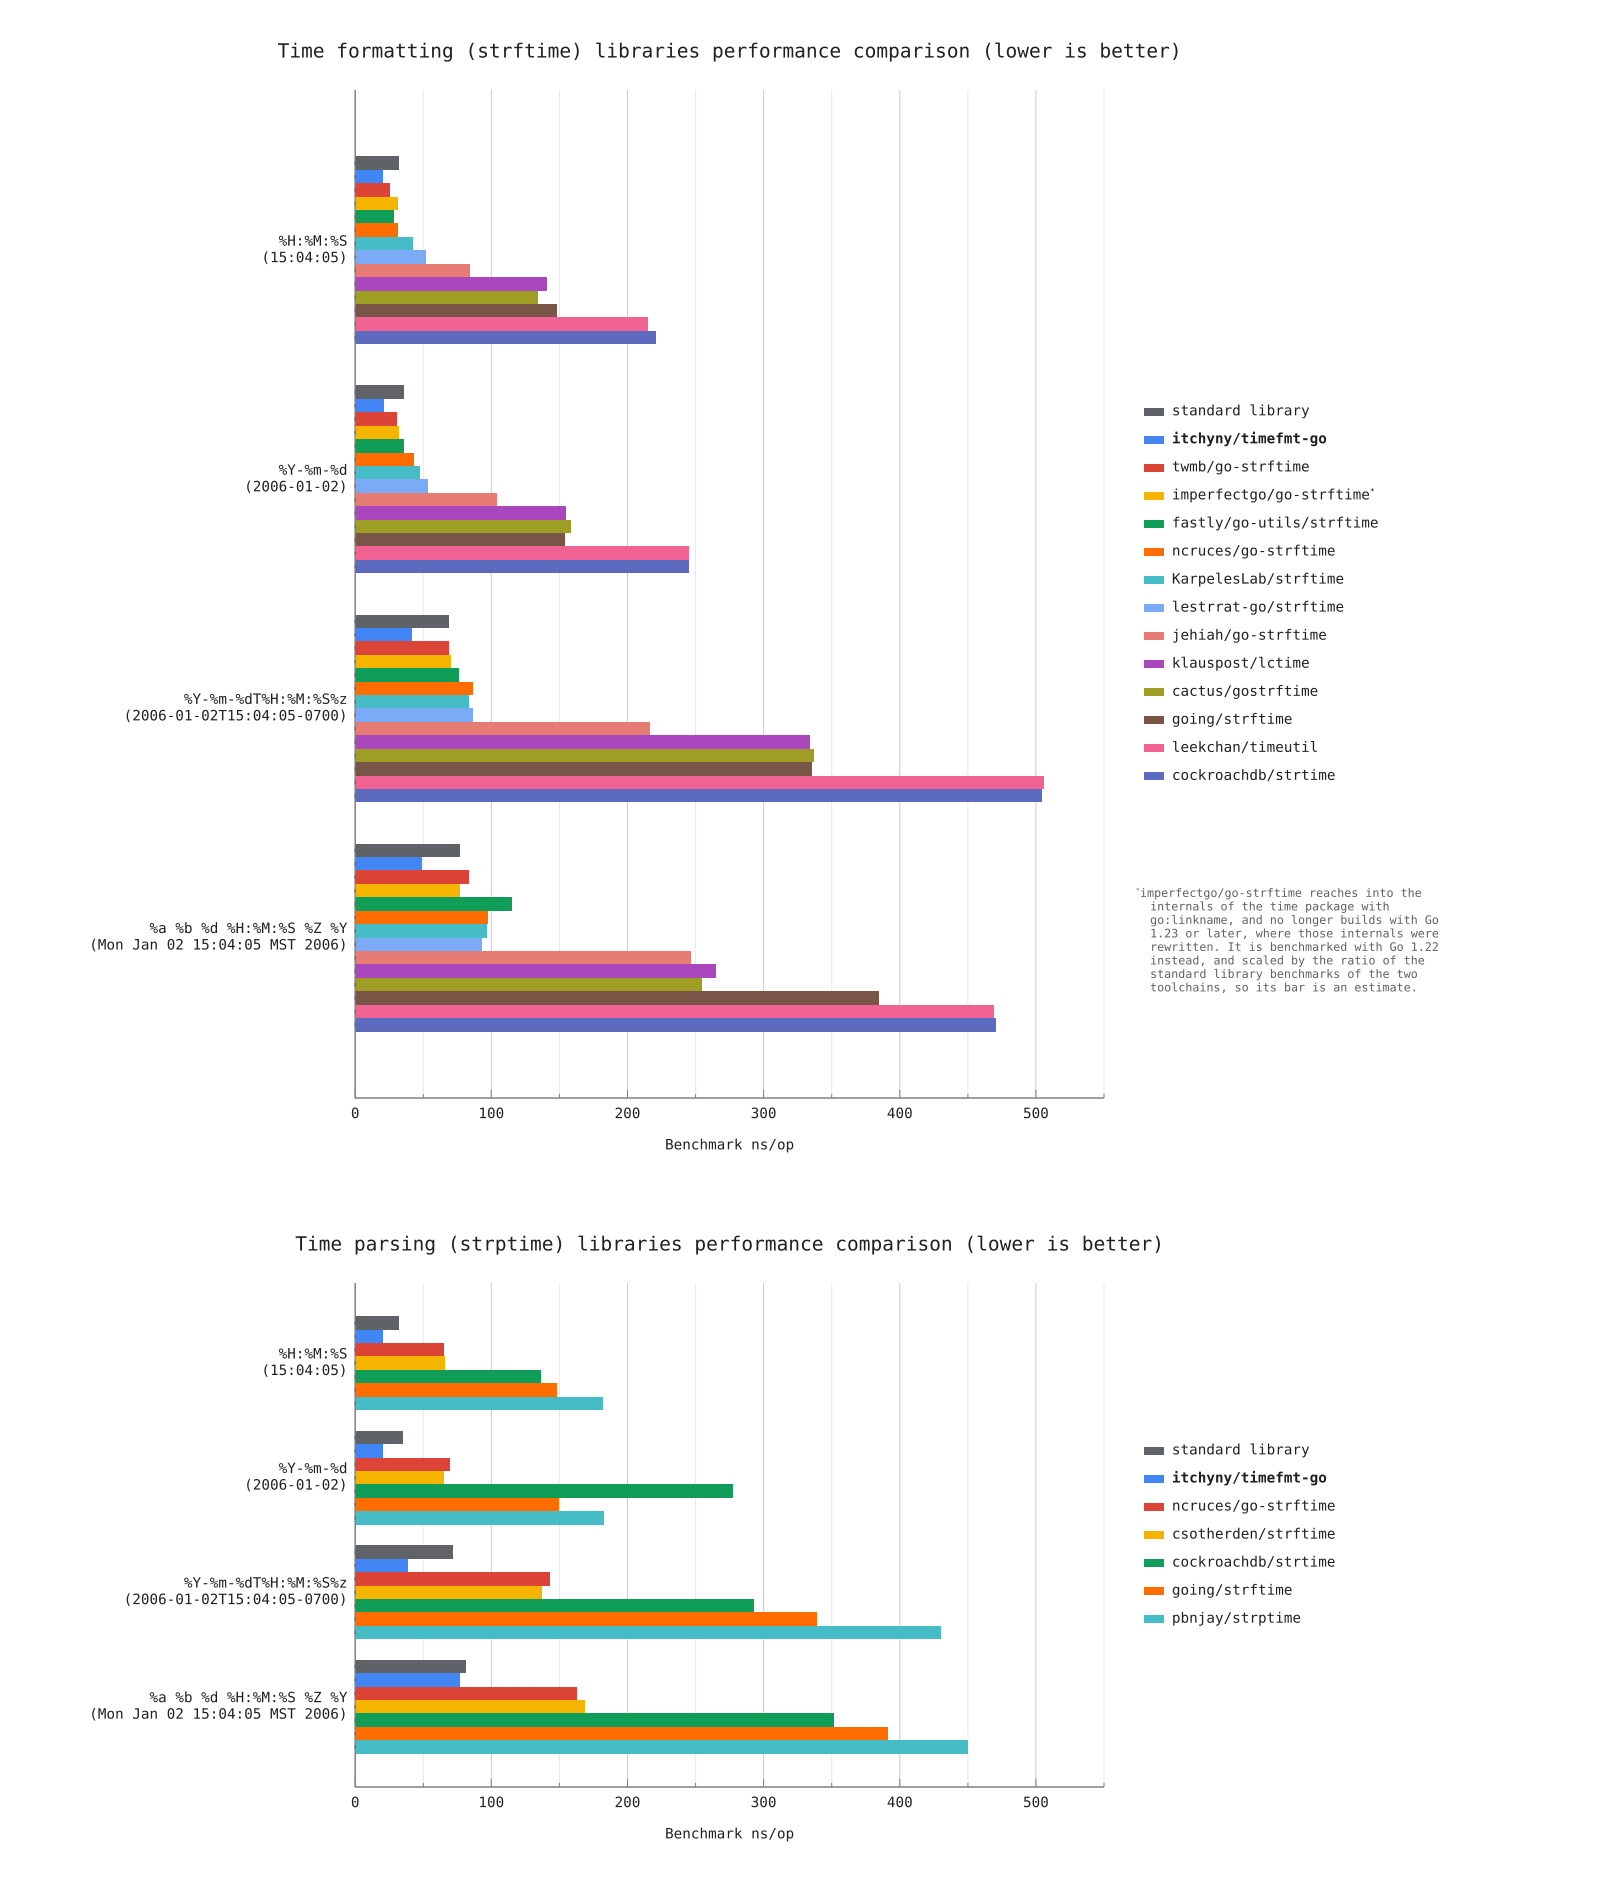

Recreate this plot in gnuplot.
# Draws bench.svg from the benchmark results in the tab separated files
# generated by bench.sh. The first two columns of a file are the labels of a
# group and the rest are the benchmark results of each library. The graphs are
# drawn one above the other in a single image, so that they share the canvas
# width and the font size wherever the image is scaled to fit.

array tsvs[2] = ["bench-format.tsv", "bench-parse.tsv"]
array titles[2] = [ \
  "Time formatting (strftime) libraries performance comparison", \
  "Time parsing (strptime) libraries performance comparison"]

# Shown under the legend of the graph that draws imperfectgo, whose bar is
# not measured the same way as the rest.
note = "^{/*0.7 *} imperfectgo/go-strftime reaches into the\n" \
     . "  internals of the time package with\n" \
     . "  go:linkname, and no longer builds with Go\n" \
     . "  1.23 or later, where those internals were\n" \
     . "  rewritten. It is benchmarked with Go 1.22\n" \
     . "  instead, and scaled by the ratio of the\n" \
     . "  standard library benchmarks of the two\n" \
     . "  toolchains, so its bar is an estimate."

# Vertical distance between two entries of the legend, in pixels, which is
# the font size times the spacing set below.
keyline = 38.0

set datafile separator "\t" columnheaders

# Measure both files first, to size the canvas before drawing anything. A
# graph is as tall as its bars, plus a fixed amount for the title and the
# axis, so that the bars are equally thick in both graphs.
array groups[|tsvs|]
array series[|tsvs|]
array heights[|tsvs|]
canvas = 0
do for [n = 1:|tsvs|] {
  stats tsvs[n] using 3 nooutput
  groups[n] = STATS_records
  series[n] = (STATS_columns - 2) / 2
  heights[n] = 185 + groups[n] * series[n] * 18
  canvas = canvas + heights[n]
}

eval sprintf('set terminal svg size 1600,%d fontscale 1.3 ' \
            .'background rgb "white" font "monospace,11"', canvas)
set output "bench.svg"

# The standard library comes first and is drawn in grey, so that it stands
# out as the baseline in every graph, however many libraries are drawn.
colors = "#4285f4 #db4437 #f4b400 #0f9d58 #ff6d01 #46bdc6 " \
        ."#7baaf7 #e67c73 #ab47bc #9e9d24 #795548 #f06292 #5c6bc0 #26a69a"
standardcolor = "#5f6368"

# Set to 1 to draw the standard deviation of the runs of a benchmark as an
# error bar at the end of its bar. The columns are always in the data files,
# so this only decides whether they are drawn.
errorbars = 0

# Padding above and below the outermost bars of a group.
padding = 0.7

set xlabel "Benchmark ns/op" offset 0,-0.4
set xrange [0:550]
set grid xtics mxtics lt 1 lc rgb "#cccccc", lt 1 lc rgb "#e8e8e8"
set mxtics 2
set border 3 lc rgb "#808080"
set tics nomirror textcolor rgb "#202020"
set ytics scale 0
set style fill solid noborder
set bars 0.4  # the caps of the error bars

# The bars are drawn as boxxyerror, since boxes are vertical only. Each bar
# spans from zero to its value, and is shifted within its group by the index.
# The first plot of a graph draws nothing but the format label at the center
# of a group.
set multiplot
top = 1.0
do for [n = 1:|tsvs|] {
  height = 0.82 / series[n]
  plottop = top - 90.0 / canvas
  plotbottom = top - (heights[n] - 95.0) / canvas
  plotmiddle = (plottop + plotbottom) / 2
  set tmargin at screen plottop
  set bmargin at screen plotbottom
  set lmargin at screen 0.222
  set rmargin at screen 0.690

  # The legend is centred against the graph, and the footnote of the libraries
  # marked with an asterisk follows below it.
  set key at screen 0.710, screen plotmiddle left center vertical Left reverse \
      samplen 1.6 spacing 1.7 textcolor rgb "#202020" width 1
  unset label 1
  if (strstrt(system(sprintf("head -1 %s", tsvs[n])), "imperfectgo") > 0) {
    set label 1 note front font ",9" textcolor rgb "#606060" \
        at screen 0.710, screen plotmiddle - (series[n] * keyline / 2 + 34) / canvas
  }
  set title titles[n]." (lower is better)" font ",15" offset 0,0.4
  set yrange [groups[n] - 1 + padding : -padding]
  plot tsvs[n] using (0):($0):ytic(stringcolumn(1)."\n(".stringcolumn(2).")") \
         with points pointsize 0 notitle, \
       for [s = 1 : series[n]] tsvs[n] \
         using (column(2 * s + 1) / 2) : \
               ($0 + (s - (series[n] + 1) / 2.0) * height) : \
               (column(2 * s + 1) / 2) : \
               (height / 2) \
         with boxxyerror title columnheader(2 * s + 1) \
         lc rgb (s == 1 ? standardcolor : word(colors, s - 1)), \
       for [s = 1 : series[n]] tsvs[n] \
         using (column(2 * s + 1)) : \
               ($0 + (s - (series[n] + 1) / 2.0) * height) : \
               (errorbars ? column(2 * s + 2) : NaN) \
         with xerrorbars lc rgb "#202020" pointsize 0 notitle
  top = top - heights[n] / (canvas + 0.0)
}
unset multiplot
